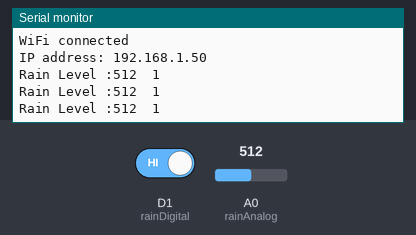
Bench run of a sketch on a simulated ESP8266 (NodeMCU). Shown: the last lines printed to the serial monitor. Inputs (shaded band) come from the test bench; at power-on: A0 (rainAnalog) = 512, D1 (rainDigital) HIGH. WiFi joins after 1.5 s; servers stay silent unless stated; the local clock reads 2024-03-15 10:24:30 at power-on unless the sketch sets it.

Above: at 3.0 s.
3.1 s: A0 (rainAnalog) set to 490
At 3.7 s:
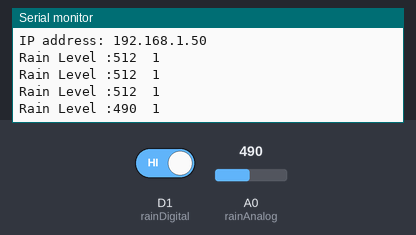
5.8 s: A0 (rainAnalog) set to 1023
At 5.96 s:
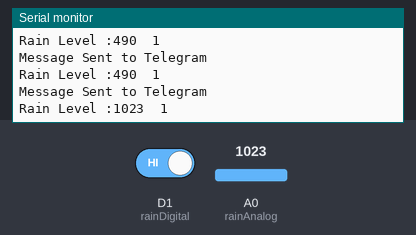
7.7 s: D1 (rainDigital) driven LOW
At 7.96 s:
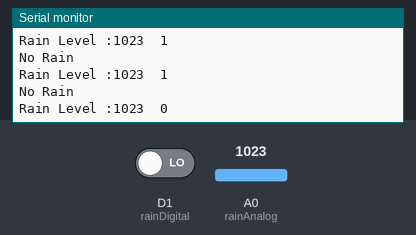
Timing chart, 0 to 10.7 s (numbered marks = the images above; inputs shaded):
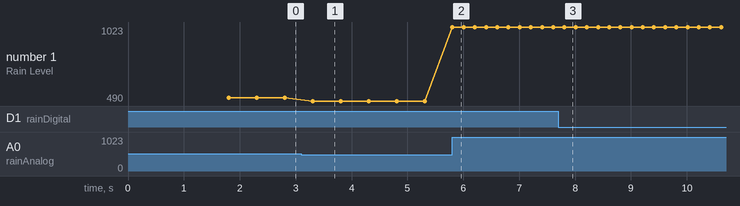

Measured:
- after the input at 3.1 s, the serial monitor: prints a new line after 0.20 s (image 1)
- after the input at 5.8 s, the serial monitor: prints a new line at once (image 2)
- after the input at 7.7 s, the serial monitor: prints a new line after 0.11 s (image 3)
- plotted number 1: 512 → 490 after the input at 3.1 s, 490 → 1023 after the input at 5.8 s

The sketch:

Rain-Telegram.ino
```cpp
#include <ESP8266WiFi.h>
#include <WiFiClientSecure.h>
#include <UniversalTelegramBot.h>
#include <ArduinoJson.h>

// Replace with your network credentials
const char* ssid = "vivoY53s";
const char* password = "queenkula";

// Initialize Telegram BOT
#define BOTtoken "6140050189:AAH4JXSzgJsTjJZBty48ZYpCTiZ8vKP2uPO"  // your Bot Token (Get from Botfather)


#define CHAT_ID "778740740"

X509List cert(TELEGRAM_CERTIFICATE_ROOT);
WiFiClientSecure client;
UniversalTelegramBot bot(BOTtoken, client);

//------------------------------Rain Sensor-------------------------------------------
// for ESP8266 Microcontroller
#define rainAnalog A0    // A0 in NodeMCU
#define rainDigital D1
//------------------------------Rain Sensor-------------------------------------------

void setup()
{
  //------------------------------Rain Sensor-------------------------------------------
  Serial.begin(9600);
  pinMode(rainDigital,INPUT);
  //------------------------------Rain Sensor-------------------------------------------

  configTime(0, 0, "pool.ntp.org");      // get UTC time via NTP
  client.setTrustAnchors(&cert); // Add root certificate for api.telegram.org


  // Attempt to connect to Wifi network:
  Serial.print("Connecting Wifi: ");
  Serial.println(ssid);

  WiFi.mode(WIFI_STA);
  WiFi.begin(ssid, password);

  while (WiFi.status() != WL_CONNECTED) {
    Serial.print(".");
    delay(500);
  }

  Serial.println("");
  Serial.println("WiFi connected");
  Serial.print("IP address: ");
  Serial.println(WiFi.localIP());

  bot.sendMessage(CHAT_ID, "Bot started up", "");
}

void loop() {

    int rainAnalogVal = analogRead(rainAnalog);
  int rainDigitalVal = digitalRead(rainDigital);

  Serial.print("Rain Level :");
  Serial.print(rainAnalogVal);
  Serial.print("\t");
  Serial.println(rainDigitalVal);
  delay(200);
  if (rainAnalogVal < 500)
  {
     bot.sendMessage(CHAT_ID, "Heavy Rain is Falling !!", "");
    Serial.println("Message Sent to Telegram");

  }
  else if (rainAnalogVal < 800)
  {
    bot.sendMessage(CHAT_ID, "Average Rain is Falling !!", "");

    //Serial.println("Message Sent to Telegram");
  }
  else if (rainAnalogVal < 1023)
  {
    bot.sendMessage(CHAT_ID, "Rain is Falling !!", "");

   // Serial.println("Message Sent to Telegram");
  }
  else
  {
    Serial.println("No Rain");
  }


}
```
